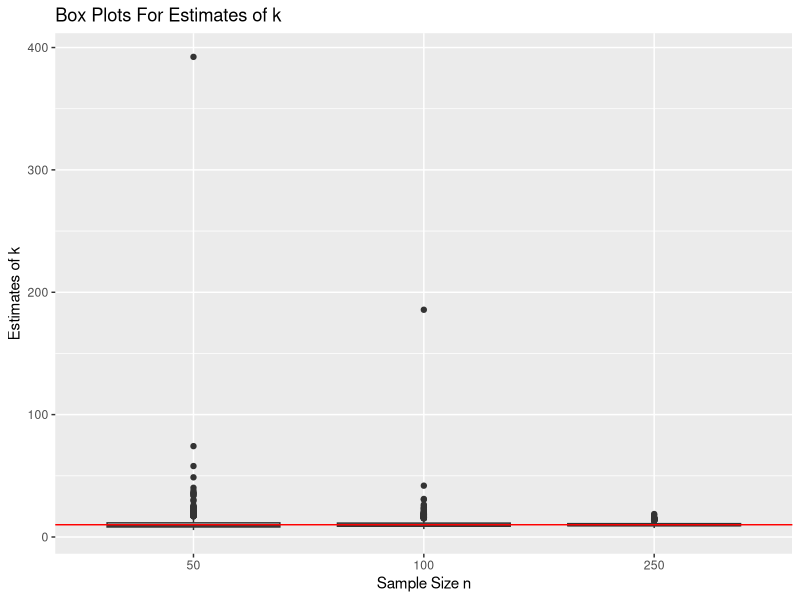
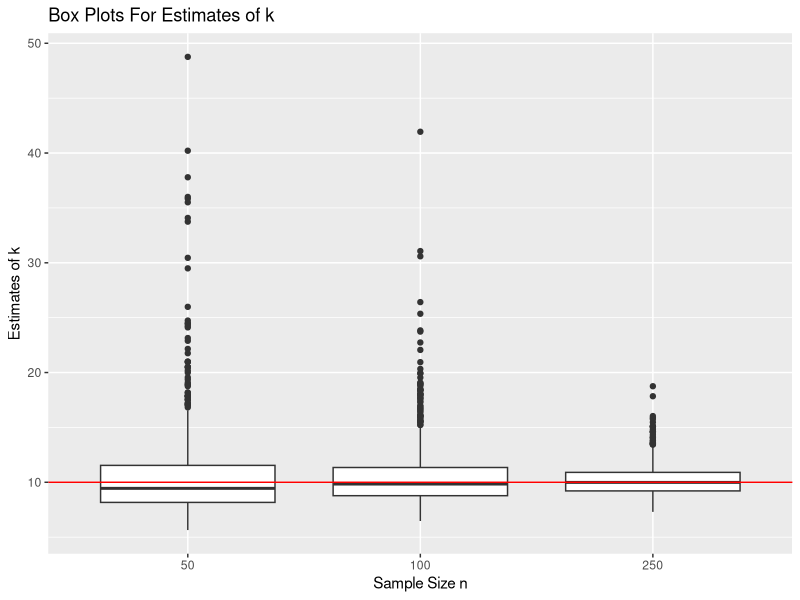
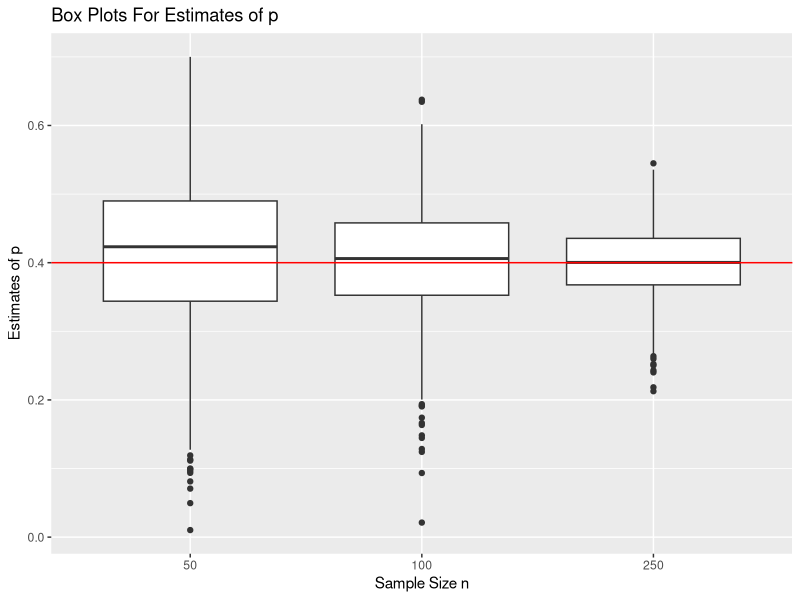

Recreate these plots in R, in order.
## ---- chunk 1
knitr::opts_chunk$set(echo = TRUE)
## ---- chunk 2
n=50 #50 observations in the sample
srand= rbinom(50,10,0.4) #generate the random sample
## ---- chunk 3
#The function takes in a sample vector.
estimates = function(sinput){
  n=length(srand) #size of sample
  smean=mean(sinput) #mean of sample
  sumdiff=sum((sinput-smean)^2) #The sum of the squared difference between the x values and the mean
  khat=(smean^2)/(smean-(1/n)*sumdiff) #estimate of k
  phat=smean/khat #estimate of p
return(c(khat,phat)) #To return estimates of k and p 
}

estimates(srand) #Test the function
## ---- chunk 4
N=1000 #1000 samples
n=50 #50 observations per sample
srand=rbinom(1000*50,10,0.4) #generate the random sample
#My steps for solving this problem are to place the random sample vector into
#a 50 by 1000 matrix. Ultimately, we can use the apply function to get values 
#from the columns. Each column represents a sample with 50 observations. There are
#1000 columns.
sampmatrix=matrix(srand,50,1000) 
#I used a function to find the sum of the squared difference between 
#the values and the column means.
#This function is utilized in the apply function for the columns.
sumdiff=function(values){
  valmeans=mean(values)
  sumdiffvals=sum((values-valmeans)^2) 
  return(sumdiffvals)
}

estimates2 = function(sampmatrix){
    smeans=apply(sampmatrix,2,mean) #mean of all 1000 samples
    sumdiffs=apply(sampmatrix,2,sumdiff) 
    #sumdiffs is the sum of the squared difference between the x values and 
    #the mean for all columns
    khat=(smeans^2)/(smeans-(1/n)*sumdiffs) #estimates of k
    phat=smeans/khat #estimates of p
    return(cbind(khat,phat)) #To return estimates of k and p 
}
estimate.mat=estimates2(sampmatrix)
#Show the number of estimates and the first 10 outputs:
dim(estimate.mat)[1]
estimate.mat[1:10,]
## ---- chunk 5
#When n=100:
n=100
srand=rbinom(N*n,10,0.4) #Generate random values
sampmatrix2=matrix(srand,n,N) #Create the sample matrix
estimate.mat2=estimates2(sampmatrix2)
#Show the number of estimates and the first 10 outputs:
dim(estimate.mat2)[1]
estimate.mat2[1:10,]
#When n=250:
N=1000
n=250
srand=rbinom(N*n,10,0.4)
sampmatrix3=matrix(srand,n,N)
estimate.mat3=estimates2(sampmatrix3)
#Show the number of estimates and the first 10 outputs:
dim(estimate.mat3)[1]
estimate.mat3[1:10,]
## ---- chunk 6
#First, we start with n=50.
#To the find the bias, we should find the expected value of khat and subtract 
#the true value of khat.
#To find MSE, we add the bias squared and the variance of the estimator.
#For this problem, I will use a function to caluculate the bias and
#mean squared error for khat and phat. The function will take in the
#1000 by 2 matrix of estimates for k and p. 
#It will also return a 2 by 2 matrix with the estimated values.

Bias_MSE_funct=function(nummat){
    avgkhat=mean(nummat[,1]) #Average of the khats(expectation)
    biask=avgkhat-10 #Bias is the expected value minus the true value(10)
    MSEk=biask^2+var(nummat[,1]) #MSE is equal to the sum of the bias squared and the variance of khat.
    #For phat:
    avgphat=mean(nummat[,2])
    biasp=avgphat-0.4
    MSEp=biasp^2+var(estimate.mat[,2])
    results=matrix(c(biask,biasp,MSEk,MSEp),2,2, byrow=TRUE) #Create a 2 by 2 matrix with the estimates.
    colnames(results)=c("khat","phat") #Label the rows and columns
    rownames(results)=c("Bias" , "MSE")
    return(results)
}

#First, we start with n=50
result=Bias_MSE_funct(estimate.mat)
result

#n=100
result2=Bias_MSE_funct(estimate.mat2)
result2

#n=250
result3=Bias_MSE_funct(estimate.mat3)
result3
## ---- chunk 7
library(ggplot2)
#First, we need to organize data so that ggplot can read it correctly
nvalues=c(50,100,250) 
combined_dat1=cbind(estimate.mat[,1],nvalues[1]) #Matrix with k values when n=50
combined_dat2=cbind(estimate.mat2[,1],nvalues[2])#Matrix with k values when n=100
combined_dat3=cbind(estimate.mat3[,1],nvalues[3])#Matrix with k values when n=250
boxplotdata=data.frame(rbind(combined_dat1,combined_dat2,combined_dat3))
#boxplotdata combines, by row, the k estimates and the associated n values.
colnames(boxplotdata)=c("k_estimates","values_n")
#Must change the values_n column to factor in order for ggplot to work properly
boxplotdata$values_n=as.factor(boxplotdata$values_n) 
#Full boxplot
ggplot(data = boxplotdata, mapping = aes(x=values_n,y=k_estimates))+ geom_boxplot() + geom_hline(yintercept=10, color="red")+ggtitle("Box Plots For Estimates of k") +labs(y= "Estimates of k", x = "Sample Size n")
## ---- chunk 8
#Filter the values so that we only have k estimates between 0 and 50
library(dplyr)
boxplotdatanew=filter(boxplotdata,boxplotdata$k_estimates>= 0 &boxplotdata$k_estimates<=50) 
#Generate the new boxplots:
ggplot(data = boxplotdatanew, mapping = aes(x=values_n,y=k_estimates))+ geom_boxplot() + geom_hline(yintercept=10, color="red")+ggtitle("Box Plots For Estimates of k") +labs(y= "Estimates of k", x = "Sample Size n")

## ---- chunk 9
#put all p estimates into one vector
Pvals=c(estimate.mat[,2],estimate.mat2[,2],estimate.mat3[,2]) 

#Then, we create a vector that contains the sample sizes
#The locations of n correspond to the correct p estimates
nvalues=c(rep(50,1000),rep(100,1000),rep(250,1000))

#Create data frame that combines the p estimates vector and sample size vector
Pdata=data.frame(cbind(Pvals,nvalues))
colnames(Pdata)=c("pvals","nvalues")
Pdata$nvalues=as.factor(Pdata$nvalues) #Change n column to factor for ggplot
ggplot(data = Pdata, mapping = aes(x=nvalues,y=pvals))+ geom_boxplot() + geom_hline(yintercept=0.4, color="red")+ggtitle("Box Plots For Estimates of p") +labs(y= "Estimates of p", x = "Sample Size n")
